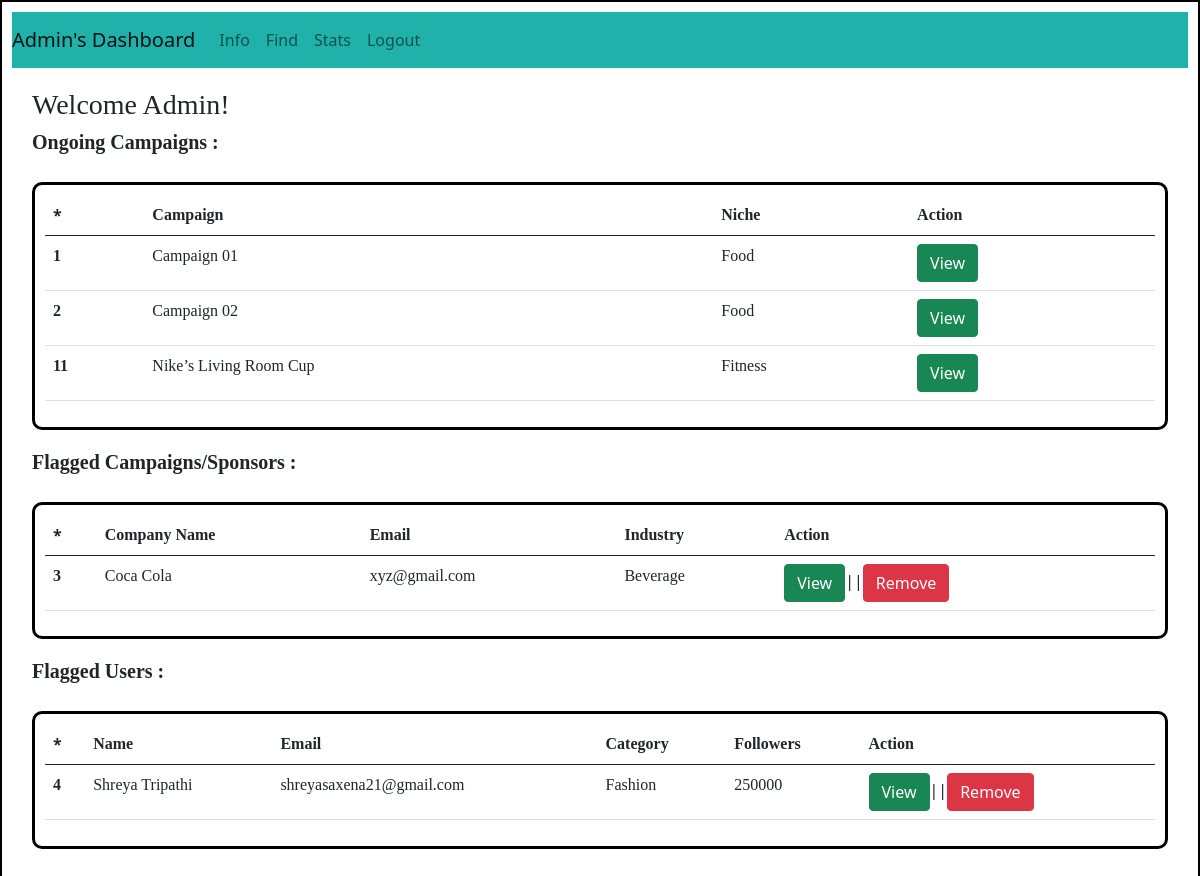
The app's page /admin/dashboard with its own data.
### backend/models.py (models this page shows)
class Campaigns(db.Model):
    __tablename__ = "campaigns"
    id = db.Column(db.Integer, primary_key = True, nullable = False, autoincrement = True)
    name = db.Column(db.String, nullable = False)
    search_name = db.Column(db.String, nullable = False, default = "null")
    description = db.Column(db.Text, nullable = False)
    start_date = db.Column(db.String, nullable = False, default = "null")
    end_date = db.Column(db.String, nullable = False)
    budget = db.Column(db.Float, nullable = False)
    visibility = db.Column(db.String, nullable = False, default="public")
    goals = db.Column(db.Text, nullable = False)
    niche = db.Column(db.Text, nullable = False, default = "null")
    sponser_id = db.Column(db.Integer, db.ForeignKey("sponser.id"), nullable = False)
    ad_requests = db.relationship("Ad_request", cascade="all, delete", backref="campaigns")

class Sponser(db.Model):
    __tablename__ = "sponser"
    id = db.Column(db.Integer, primary_key = True, nullable = False, autoincrement = True)
    email = db.Column(db.String, nullable = False, unique = True)
    company_name = db.Column(db.String, nullable = False)
    search_name = db.Column(db.String, nullable = False, default="null")
    user_name = db.Column(db.String, unique = True, nullable = False)
    pwd = db.Column(db.String, nullable = False,  default="null")
    industry = db.Column(db.String, nullable = False)
    budget = db.Column(db.Float, nullable = False, default = 1000.0)
    is_flagged = db.Column(db.String, nullable=False, default="False")
    type = db.Column(db.String, nullable = False, default = "Sponsor")
    campaigns = db.relationship("Campaigns", cascade="all, delete", backref="sponser")

class User(db.Model):
    __tablename__ = "user"
    id = db.Column(db.Integer, primary_key = True, nullable = False, autoincrement = True)
    email = db.Column(db.String, nullable = False, unique = True)
    full_name = db.Column(db.String, nullable = False)
    search_name = db.Column(db.String, nullable = False, default="null")
    user_name = db.Column(db.String, unique = True, nullable = False)
    pwd = db.Column(db.String, nullable = False, default="null")
    category = db.Column(db.String, nullable = False, default="null")
    niche = db.Column(db.String, nullable = False, default="null")
    followers = db.Column(db.Integer, nullable=False, default = 0)
    type = db.Column(db.String, nullable = False, default = "general")
    is_flagged = db.Column(db.String, nullable=False, default="False")
    ad_request = db.relationship("Ad_request", cascade="all, delete", backref="user")

### backend/controllers.py (the view)
@app.route('/admin/dashboard')
def admin_dashboard():
    admin = User.query.filter_by(type = "admin")
    campaign_summary = fetch_campaigns() #Calling
    flagged_user = fetch_flagged_user()
    flagged_sponser = fetch_flagged_sponser()
    return render_template("admin_dashboard_info.html", campaigns = campaign_summary, flagged_user=flagged_user, flagged_sponser=flagged_sponser )

### backend/controllers.py (called while the page is built)
def fetch_campaigns():
    campaigns=Campaigns.query.filter_by(visibility = "Public" ).all()
    campaign_list = {}
    for campaign in campaigns:
        if campaign.id not in campaign_list.keys():
            campaign_list[campaign.id] = [campaign.name, campaign.niche, campaign.end_date, campaign.budget, campaign.start_date, campaign.sponser_id]
    return campaign_list

def fetch_flagged_user():
    flagged = User.query.filter_by(is_flagged = "True").all()
    flag_list = {}
    for user in flagged:
        if user.id not in flag_list.keys():
            flag_list[user.id] = [user.full_name, user.email, user.category, user.followers]
    return flag_list

def fetch_flagged_sponser():
    flagged = Sponser.query.filter_by(is_flagged = "True").all()
    flag_list = {}
    for sponser in flagged:
        if sponser.id not in flag_list.keys():
            flag_list[sponser.id] = [sponser.company_name, sponser.email, sponser.industry]
    return flag_list

### templates/admin_dashboard_info.html (shortened to what this page needs)
<!DOCTYPE html>
<html lang="en">
<head>
    <link rel="stylesheet" href = "/static/dashboardstyle.css">
    <link href="https://cdn.jsdelivr.net/npm/bootstrap@5.0.2/dist/css/bootstrap.min.css" rel="stylesheet">
</head>
<body>
    <div id = "container-admin">
      <nav class="navbar navbar-expand-lg navbar-light " style="background-color: lightseagreen;">
        <a class="navbar-brand" href="#">Admin's Dashboard</a>
        <div class="collapse navbar-collapse" id="navbarNav">
          <ul class="navbar-nav">
            <li class="nav-item active">
              <a class="nav-link" href="/admin/dashboard/info"> Info </a>
            </li>
            <li class="nav-item active">
              <a class="nav-link" href="/admin/dashboard/find"> Find</a>
            </li>
            <li class="nav-item active">
              <a class="nav-link" href="/admin/stats"> Stats </a>
            </li>
            <li class="nav-item">
              <a class="nav-link" href="/login"> Logout</a>
            </li>
          </nav>
          <div id="main">
            <label><h3 style="font-family: 'Times New Roman', Times, serif;">Welcome Admin!</h3></label><br>
           <label><h5 style="font-family: 'Times New Roman', Times, serif;"><b>Ongoing Campaigns :</b></h5></label>
          </div>
          <div id="campaign">
            {%if campaigns%}
            <table class="table">
              <thead>
                <tr>
                  <th scope="col">*</th>
                  <th style="font-family: 'Times New Roman', Times, serif;" scope="col">Campaign</th>
                  <th style="font-family: 'Times New Roman', Times, serif;" scope="col">Niche</th>
                  <th style="font-family: 'Times New Roman', Times, serif;" scope="col">Action</th>
                </tr>
              </thead>
              <tbody>
              {%for key, value in campaigns.items()%}
                <tr>
                  <th style="font-family: 'Times New Roman', Times, serif;" scope="row">{{key}}</th>
                  <td style="font-family: 'Times New Roman', Times, serif;">{{value[0]}}</td>
                  <td style="font-family: 'Times New Roman', Times, serif;">{{value[1]}}</td>
                  <td><a href="/view/campaign/{{key}}"><button type="button" class="btn btn-success">View</button></a></td>
                </tr>
              {%endfor%}
              </tbody>
            </table>
            {%else%}
            <h3 style="font-family: 'Times New Roman', Times, serif;">No Campaigns available!</h3>
            {%endif%}
          </div>
          <div id="main">
           <label><h5 style="font-family: 'Times New Roman', Times, serif;"><b>Flagged Campaigns/Sponsors :</b></h5></label>
          </div>
          <div id="flagged">
            {%if flagged_sponser%}
            <table class="table">
              <thead>
                <tr>
                  <th scope="col">*</th>
                  <th style="font-family: 'Times New Roman', Times, serif;" scope="col">Company Name</th>
                  <th style="font-family: 'Times New Roman', Times, serif;" scope="col">Email</th>
                  <th style="font-family: 'Times New Roman', Times, serif;" scope="col">Industry</th>
                  <th style="font-family: 'Times New Roman', Times, serif;" scope="col">Action</th>
                </tr>
              </thead>
              {%for key, value in flagged_sponser.items()%}
              <tbody>
                <tr>
                  <th style="font-family: 'Times New Roman', Times, serif;" scope="row">{{key}}</th>
                  <td style="font-family: 'Times New Roman', Times, serif;">{{value[0]}}</td>
                  <td style="font-family: 'Times New Roman', Times, serif;">{{value[1]}}</td>
                  <td style="font-family: 'Times New Roman', Times, serif;">{{value[2]}}</td>
                  <td><a href="/admin/view/sponser/{{key}}"><button type="button" class="btn btn-success">View</button></a>||<a href="/remove/flagged/sponser/{{key}}"><button type="button" class="btn btn-danger">Remove</button></a></td>
                </tr>
                {%endfor%}
              </tbody>
            </table>
            {%else%}
            <h3 style="font-family: 'Times New Roman', Times, serif;">No Flagged Sponsors!</h3>
            {%endif%}
          </div>
        <div>
          <div id="main">
            <label><h5 style="font-family: 'Times New Roman', Times, serif;"><b>Flagged Users :</b></h5></label>
           </div>
           <div id="flagged">
             {%if flagged_user%}
             <table class="table">
               <thead>
                 <tr>
                   <th scope="col">*</th>
                   <th style="font-family: 'Times New Roman', Times, serif;" scope="col">Name</th>
                   <th style="font-family: 'Times New Roman', Times, serif;" scope="col">Email</th>
                   <th style="font-family: 'Times New Roman', Times, serif;" scope="col">Category</th>
                   <th style="font-family: 'Times New Roman', Times, serif;" scope="col">Followers</th>
                   <th style="font-family: 'Times New Roman', Times, serif;" scope="col">Action</th>
                 </tr>
               </thead>
               {%for key, value in flagged_user.items()%}
               <tbody>
                 <tr>
                   <th style="font-family: 'Times New Roman', Times, serif;" scope="row">{{key}}</th>
                   <td style="font-family: 'Times New Roman', Times, serif;">{{value[0]}}</td>
                   <td style="font-family: 'Times New Roman', Times, serif;">{{value[1]}}</td>
                   <td style="font-family: 'Times New Roman', Times, serif;">{{value[2]}}</td>
                   <td style="font-family: 'Times New Roman', Times, serif;">{{value[3]}}</td>
                   <td><a href="/admin/view/user/{{key}}"><button type="button" class="btn btn-success">View</button></a>||<a href="/remove/flagged/user/{{key}}"><button type="button" class="btn btn-danger">Remove</button></a></td>
                 </tr>
                 {%endfor%}
               </tbody>
             </table>
             {%else%}
             <h3 style="font-family: 'Times New Roman', Times, serif;">No Flagged Users!</h3>
             {%endif%}
           </div>
</body>
</html>

### static/dashboardstyle.css (style rules this page uses)
* { margin: 0%; padding: 0%; }
#campaign { border: 3px solid black ; padding: 10px; margin-left: 20px; margin-right: 20px; border-radius: 10px; }
#flagged { border: 3px solid black ; padding: 10px; margin-left: 20px; margin-right: 20px; border-radius: 10px; }
#container-admin { border: 2px solid black; padding: 10px; height: 1000px; }
#main { padding: 20px; }

### records on screen
Campaigns: name "Campaign 01", niche "Food"
Campaigns: name "Campaign 02", niche "Food"
Campaigns: name "Nike’s Living Room Cup", niche "Fitness"
Sponser: company_name "Coca Cola", email "xyz@gmail.com", industry "Beverage"
User: full_name "Shreya Tripathi", email "shreyasaxena21@gmail.com", category "Fashion", followers "250000"

### other values on screen
{{ key }} "1" "2" "11"
{{ key }} "3"
{{ key }} "4"
